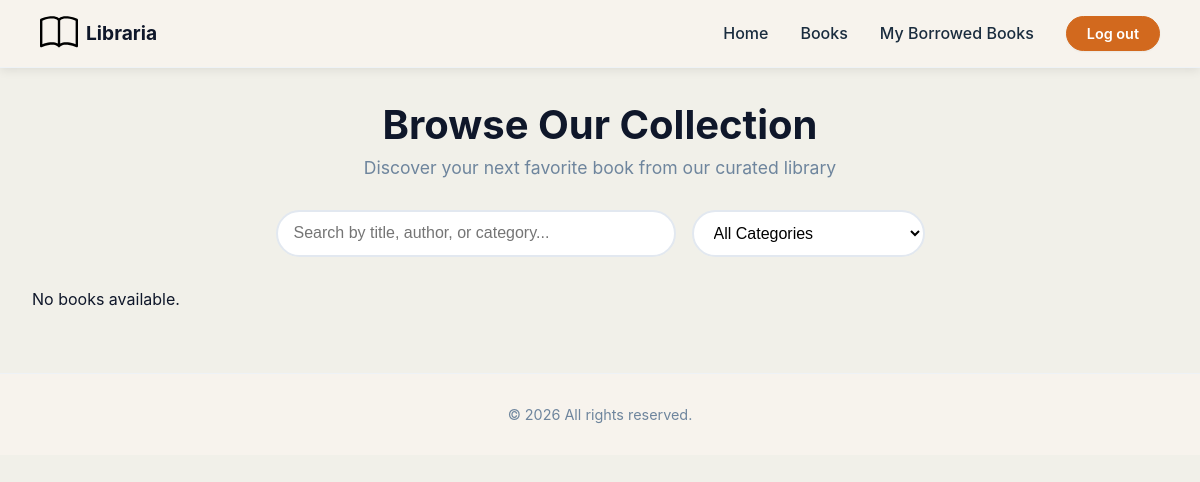
Page /viewbooks/ on the earlier database version.
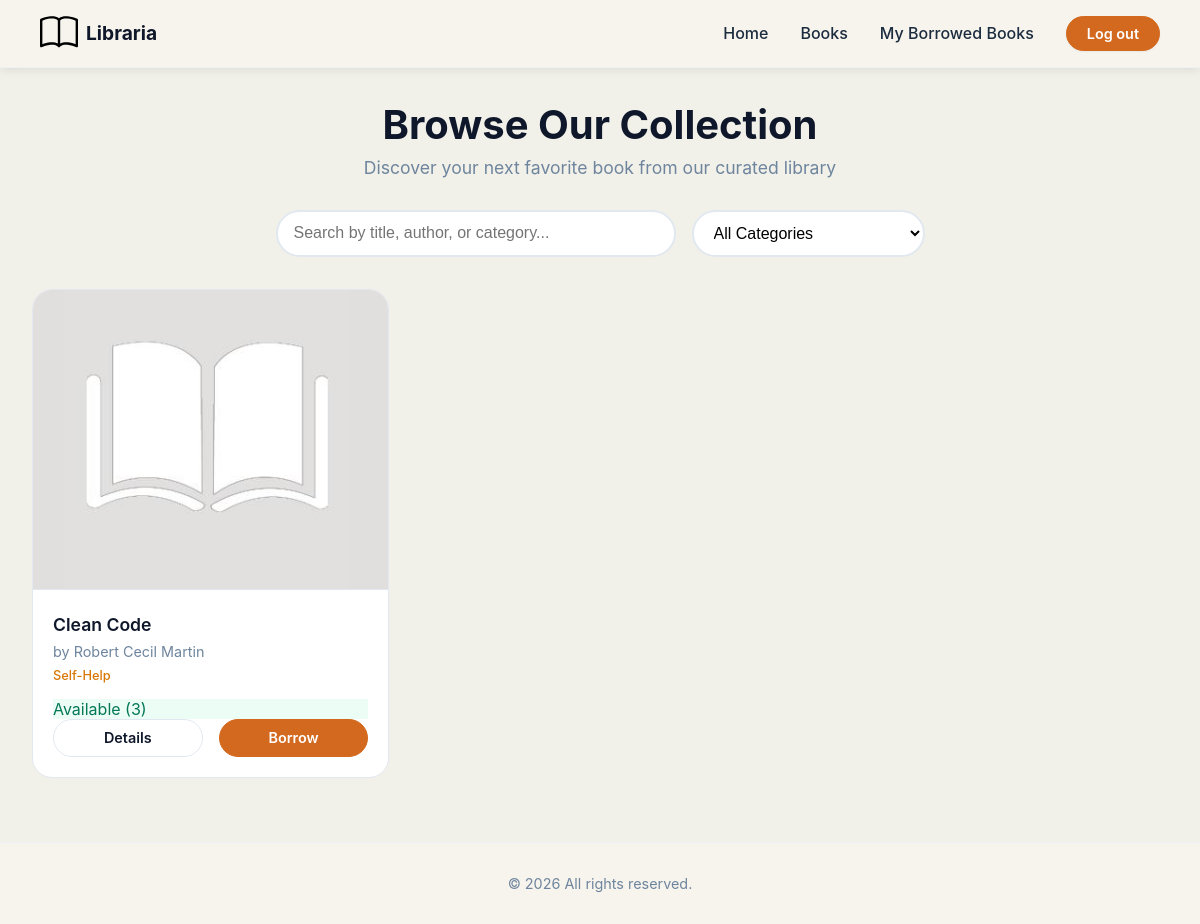
Same page on the later database version.
### library/models.py (models this page shows, shortened)
class Book(models.Model):
    CATEGORY_CHOICES = [
        ('romance', 'Romance'),
        ('science', 'Science'),
        ('fiction', 'Fiction'),
        ('nonfiction', 'Non-Fiction'),
        ('mystery', 'Mystery'),
        ('thriller', 'Thriller'),
        ('fantasy', 'Fantasy'),
        ('horror', 'Horror'),
        ('biography', 'Biography'),
        ('history', 'History'),
        ('poetry', 'Poetry'),
        ('selfhelp', 'Self-Help'),
        ('philosophy', 'Philosophy'),
        ('adventure', 'Adventure'),
        ('children', "Children's"),
        ('youngadult', 'Young Adult'),
        ('comics', 'Comics / Graphic Novels'),
        ('religion', 'Religion / Spirituality'),
        ('sciencefiction', 'Science Fiction'),
        ('travel', 'Travel'),
        ('cookbook', 'Cookbook'),
        ('art', 'Art / Photography'),
        ('health', 'Health / Fitness'),
    ]
    title = models.CharField(max_length = 255)
    author = models.CharField(max_length = 255)
    cover = models.ImageField(upload_to ='covers/', blank = True, null = True)
    category = models.CharField(max_length = 50, choices = CATEGORY_CHOICES)
    description = models.TextField()
    publisher = models.CharField(max_length = 255)
    publish_date = models.CharField(max_length = 10)
    pages = models.IntegerField()
    total_copies = models.IntegerField(default = 1)
    available_copies = models.IntegerField(default = 1)

### library/views.py (the view)
def view_books(request):
    books = Book.objects.all()
    return render(request, 'viewbooks.html', {'books': books})

### templates/viewbooks.html (shortened to what this page needs)
{% load static %}
<!DOCTYPE html>
<html lang="en">
<head>
    <link rel="stylesheet" href="{% static 'css/viewbooks.css' %}">
</head>
<body>
    <header>
        <a href="{% if request.user.is_admin %}{% url 'adminpage' %}{% else %}{% url 'userpage' %}{% endif %}"
            class="logo">
            <img src="{% static 'Pics/book.svg' %}" alt="Weblogo">
            <span style="color: #0f172a;">Libraria</span>
        </a>
        <nav id="navbar">
            {% if request.user.is_admin %}
            <a href="{% url 'adminpage' %}">Home</a>
            <a href="{% url 'viewbooks' %}">Books</a>
            <a href="{% url 'add_book' %}">Add Book</a>
            <a href="{% url 'logout' %}" class="button">Log out</a>
            {% else %}
            <a href="{% url 'userpage' %}">Home</a>
            <a href="{% url 'viewbooks' %}">Books</a>
            <a href="{% url 'borrowed_books' %}">My Borrowed Books</a>
            <a href="{% url 'logout' %}" class="button">Log out</a>
            {% endif %}
        </nav>
    </header>
    <main>
        <h1>Browse Our Collection</h1>
        <p>Discover your next favorite book from our curated library</p>
        <div class="search-section">
            <input type="text" id="searchInput" placeholder="Search by title, author, or category..."
                class="search-input">
            <select id="categoryFilter" class="category-filter">
                <option value="all">All Categories</option>
            </select>
        </div>
        <div class="books-grid" id="booksGrid">
            {% for book in books %}
            <div class="book-card" data-category="{{ book.category|lower }}" data-title="{{ book.title|lower }}"
                data-author="{{ book.author|lower }}">
                {% if book.cover %}
                <img src="{{ book.cover.url }}" alt="{{ book.title }}" class="book-cover-img">
                {% else %}
                <img src="{% static 'Pics/default-book.jpeg' %}" alt="Default Book Cover" class="book-cover-img">
                {% endif %}
                <div class="book-info">
                    <h3>{{ book.title }}</h3>
                    <p class="author">by {{ book.author }}</p>
                    <p class="category">{{ book.get_category_display }}</p>
                    {% if book.available_copies > 0 %}
                    <p class="available">Available ({{ book.available_copies }})</p>
                    {% else %}
                    <p class="unavailable">Not Available</p>
                    {% endif %}
                    <div class="book-actions">
                        <a href="{% url 'book_details' book.id %}" class="details-btn">Details</a>
                        {% if request.user.is_admin %}
                        <a href="{% url 'edit_book' book.id %}" class="borrow-btn">Edit</a>
                        {% else %}
                        {% if book.available_copies > 0 %}
                        <a href="{% url 'borrow_book' book.id %}" class="borrow-btn">Borrow</a>
                        {% else %}
                        <button class="borrow-btn disabled-btn" disabled>Unavailable</button>
                        {% endif %}
                        {% endif %}
                    </div>
                </div>
            </div>
            {% empty %}
            <p class="empty-message">No books available.</p>
            {% endfor %}
        </div>
    </main>
    <footer>
        <p>&copy; 2026 All rights reserved.</p>
    </footer>
</body>
</html>

Differences in the rows shown:
added Book: title "Clean Code", author "Robert Cecil Martin", category "Self-Help", available_copies "3", shows "Borrow"
Other differences:
text no longer shown: "No books available."
